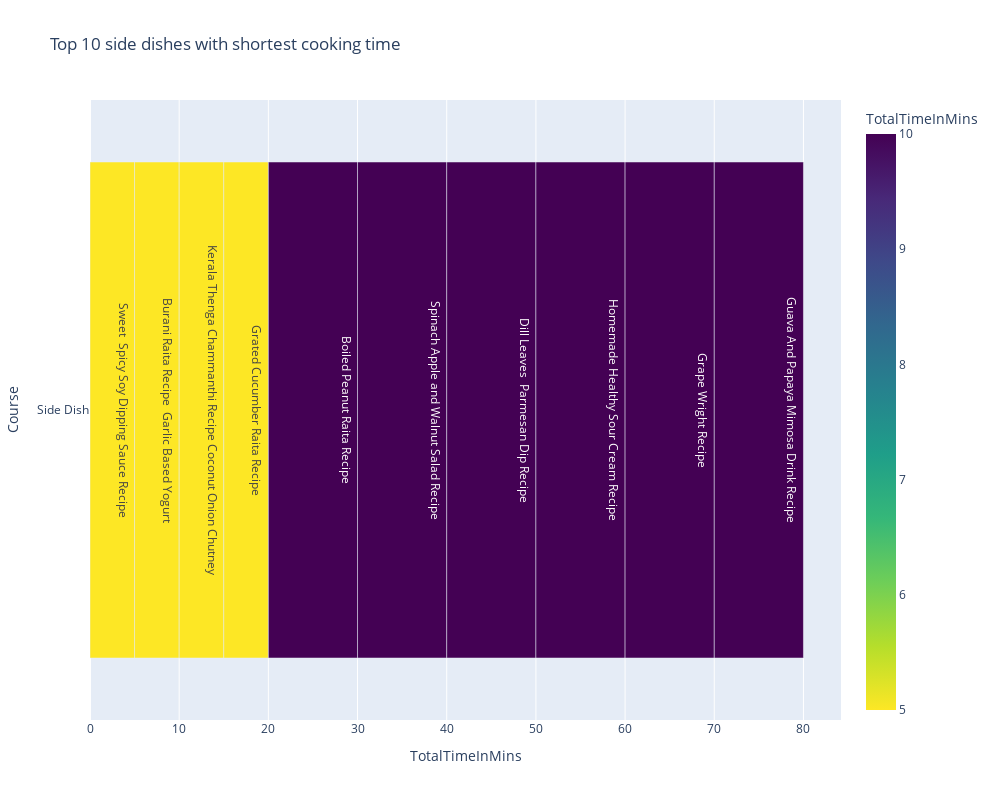

This figure's notebook cell:
### Markdown cell above
## Top 10 side dishes with shortest cooking time

### Code cell
#cooking_time_to_color = {10: 'red', 15: 'green', 20: 'blue'} 
#main_courses_shortest['Color'] = dataset['TotalTimeInMins'].map(cooking_time_to_color)
main_courses_shortest = dataset[(dataset['Course'] == 'Side Dish') & (dataset['TotalTimeInMins'] > 0)].sort_values(by='TotalTimeInMins').head(10)
#print(main_courses_shortest)
#cooking_time_to_color = {10: 'red', 15: 'green', 20: 'blue'} 
fig = px.bar(main_courses_shortest, x='TotalTimeInMins', y='Course', 
             title='Top 10 side dishes with shortest cooking time',
             category_orders={"CookTimeInMins": [10, 15, 20]},
             text=main_courses_shortest["EnglishRecepie"],
             #color='Color')  # Color bars based on cooking time
             color='TotalTimeInMins',
             color_continuous_scale='viridis_r')
fig.update_layout(width=1000, height=800) 

fig.show()

### Figure 1 — Plotly figure (JSON) as saved in the notebook; plotly's stock layout.template omitted (floating-point values rounded to 4 significant figures)
{"data": [{"alignmentgroup": "True", "hovertemplate": "TotalTimeInMins=%{marker.color}<br>Course=%{y}<br>EnglishRecepie=%{text}<extra></extra>", "legendgroup": "", "marker": {"color": [5, 5, 5, 5, 10, 10, 10, 10, 10, 10], "coloraxis": "coloraxis", "pattern": {"shape": ""}}, "name": "", "offsetgroup": "", "orientation": "h", "showlegend": false, "text": ["Sweet  Spicy Soy Dipping Sauce Recipe", "Burani Raita Recipe  Garlic Based Yogurt", "Kerala Thenga Chammanthi Recipe Coconut Onion Chutney", "Grated Cucumber Raita Recipe", "Boiled Peanut Raita Recipe", "Spinach Apple and Walnut Salad Recipe", "Dill Leaves  Parmesan Dip Recipe", "Homemade Healthy Sour Cream Recipe", "Grape Wright Recipe", "Guava And Papaya Mimosa Drink Recipe"], "textposition": "auto", "type": "bar", "x": [5, 5, 5, 5, 10, 10, 10, 10, 10, 10], "xaxis": "x", "y": ["Side Dish", "Side Dish", "Side Dish", "Side Dish", "Side Dish", "Side Dish", "Side Dish", "Side Dish", "Side Dish", "Side Dish"], "yaxis": "y"}], "layout": {"barmode": "relative", "coloraxis": {"colorbar": {"title": {"text": "TotalTimeInMins"}}, "colorscale": [[0, "#fde725"], [0.1111, "#b5de2b"], [0.2222, "#6ece58"], [0.3333, "#35b779"], [0.4444, "#1f9e89"], [0.5556, "#26828e"], [0.6667, "#31688e"], [0.7778, "#3e4989"], [0.8889, "#482878"], [1, "#440154"]]}, "height": 800, "legend": {"tracegroupgap": 0}, "title": {"text": "Top 10 side dishes with shortest cooking time"}, "width": 1000, "xaxis": {"anchor": "y", "domain": [0, 1], "title": {"text": "TotalTimeInMins"}}, "yaxis": {"anchor": "x", "domain": [0, 1], "title": {"text": "Course"}}}}
